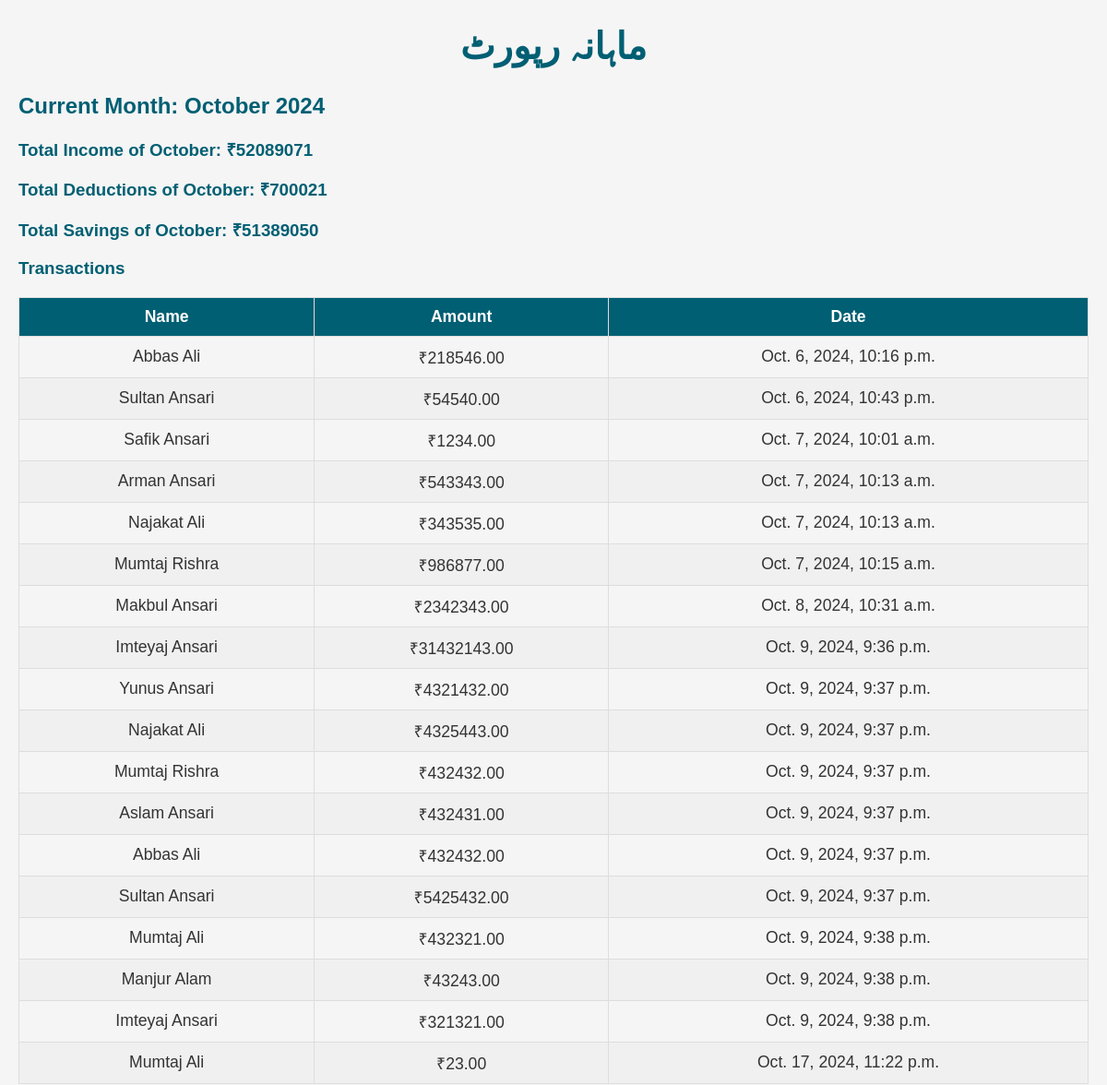
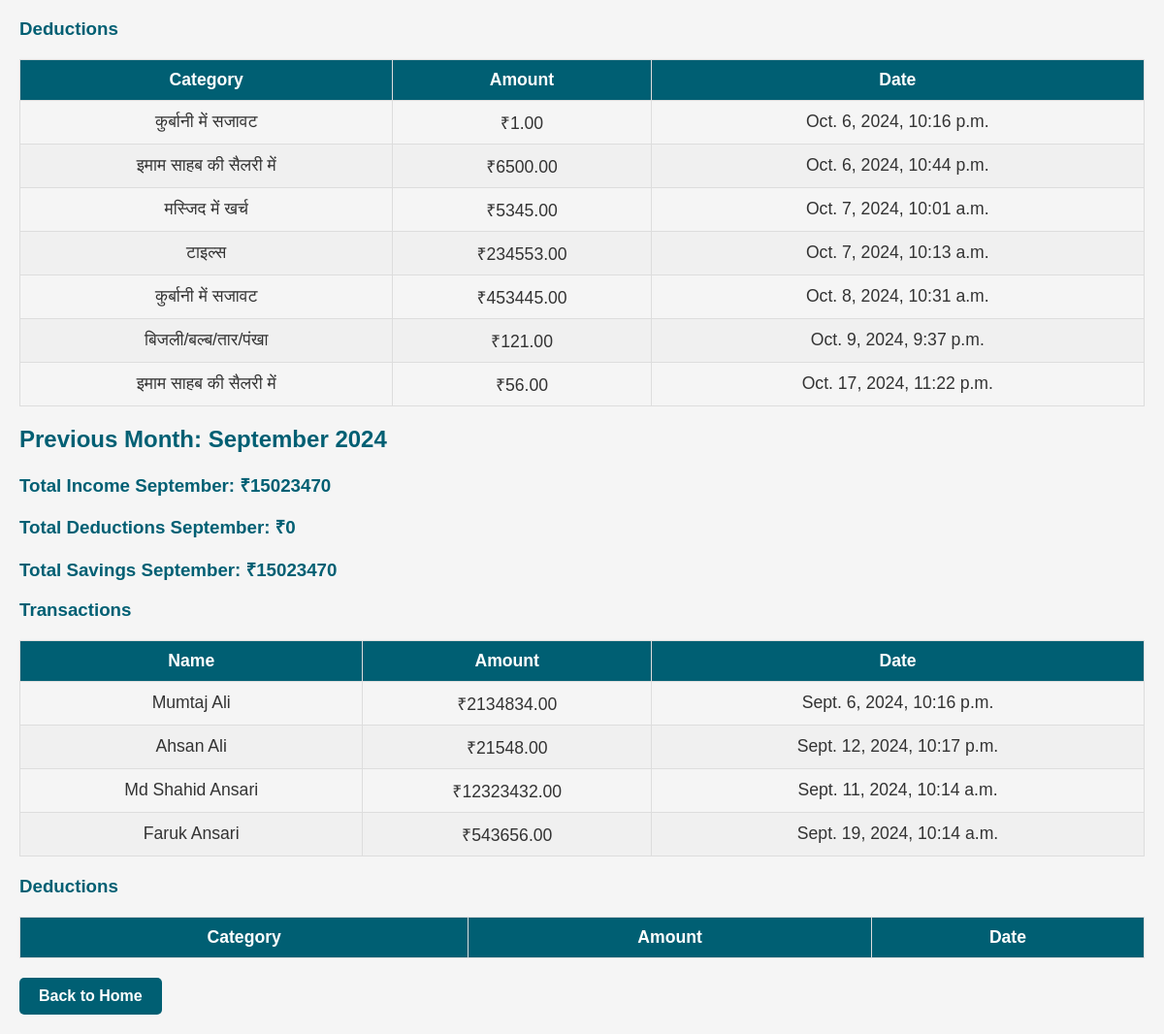
/monthwise-report/, run on the app's committed database (2 pictures, top to bottom).
### community_fund/models.py (models this page shows, shortened)
class Transaction(models.Model):
    user = models.ForeignKey(User, on_delete=models.CASCADE)
    amount = models.DecimalField(max_digits=10, decimal_places=2)
    date = models.DateTimeField(default=timezone.now)

class User(models.Model):
    name = models.CharField(max_length=100)
    joined_date = models.DateTimeField(default=timezone.now)
    is_active = models.BooleanField(default=True)

class Deduction(models.Model):
    CATEGORY_CHOICES = [
        ('इमाम साहब की सैलरी में', 'इमाम साहब की सैलरी में'),
        ('मस्जिद में खर्च', 'मस्जिद में खर्च'),
        ('बिजली/बल्ब/तार/पंखा', 'बिजली/बल्ब/तार/पंखा'),
        ('साउंड सिस्टम', 'साउंड सिस्टम'),
        ('ईद में सजावट', 'ईद में सजावट'),
        ('कुर्बानी में सजावट', 'कुर्बानी में सजावट'),
        ('चापाकल', 'चापाकल'),
        ('वाइपर खरीदने में', 'वाइपर खरीदने में'),
        ('झाड़ू', 'झाड़ू'),
        ('ताला/चाबी', 'ताला/चाबी'),
        ('लोटा', 'लोटा'),
        ('पेंटिंग', 'पेंटिंग'),
        ('ईंट', 'ईंट'),
        ('गिट्टी', 'गिट्टी'),
        ('बालू', 'बालू'),
        ('सीमेंट', 'सीमेंट'),
        ('छड़', 'छड़'),
        ('मिस्त्री/लेबर', 'मिस्त्री/लेबर'),
        ('टाइल्स', 'टाइल्स'),
    ]
    category = models.CharField(max_length=30, choices=CATEGORY_CHOICES)
    amount = models.DecimalField(max_digits=10, decimal_places=2)
    date = models.DateTimeField(default=timezone.now)

### community_fund/views.py (the view)
# urls.py: path('monthwise-report/', monthwise_report, name='monthwise_report')
def monthwise_report(request):
    now = timezone.now()
    current_month = now.month
    current_year = now.year
    first_day_of_current_month = datetime.date(current_year, current_month, 1)
    last_day_of_current_month = datetime.date(current_year, current_month, monthrange(current_year, current_month)[1])
    first_day_of_previous_month = datetime.date(current_year, current_month - 1, 1) if current_month > 1 else datetime.date(current_year - 1, 12, 1)
    last_day_of_previous_month = datetime.date(current_year, current_month, 1) - datetime.timedelta(days=1)
    current_month_transactions = Transaction.objects.filter(date__range=[first_day_of_current_month, now])
    current_month_deductions = Deduction.objects.filter(date__range=[first_day_of_current_month, now])
    previous_month_transactions = Transaction.objects.filter(date__range=[first_day_of_previous_month, last_day_of_previous_month])
    previous_month_deductions = Deduction.objects.filter(date__range=[first_day_of_previous_month, last_day_of_previous_month])
    total_income_current = current_month_transactions.aggregate(total=Sum('amount'))['total'] or 0
    total_deductions_current = current_month_deductions.aggregate(total=Sum('amount'))['total'] or 0
    total_savings_current = total_income_current - total_deductions_current
    total_income_previous = previous_month_transactions.aggregate(total=Sum('amount'))['total'] or 0
    total_deductions_previous = previous_month_deductions.aggregate(total=Sum('amount'))['total'] or 0
    total_savings_previous = total_income_previous - total_deductions_previous
    previous_month_data_available = previous_month_transactions.exists() or previous_month_deductions.exists()
    context = {
        'current_month_transactions': current_month_transactions,
        'current_month_deductions': current_month_deductions,
        'total_income_current': total_income_current,
        'total_deductions_current': total_deductions_current,
        'total_savings_current': total_savings_current,
        'previous_month_transactions': previous_month_transactions,
        'previous_month_deductions': previous_month_deductions,
        'total_income_previous': total_income_previous,
        'total_deductions_previous': total_deductions_previous,
        'total_savings_previous': total_savings_previous,
        'current_month_name': now.strftime('%B'),
        'previous_month_name': (now - datetime.timedelta(days=30)).strftime('%B'),  # Approximate for month name
        'year': current_year,
        'previous_month_data_available': previous_month_data_available,
    }
    return render(request, 'monthwise_report.html', context)

### community_fund/templates/monthwise_report.html (shortened to what this page needs)
<!DOCTYPE html>
<html lang="en">
<head>
</head>
<body>
    <h1>ماہانہ رپورٹ</h1>
    <h2>Current Month: {{ current_month_name }} {{ year }}</h2>
    <h3>Total Income of {{ current_month_name }}: ₹{{ total_income_current }}</h3>
    <h3>Total Deductions of {{ current_month_name }}: ₹{{ total_deductions_current }}</h3>
    <h3>Total Savings of {{ current_month_name }}: ₹{{ total_savings_current }}</h3>
    <h3>Transactions</h3>
    <table>
        <thead>
            <tr>
                <th>Name</th>
                <th>Amount</th>
                <th>Date</th>
            </tr>
        </thead>
        <tbody>
            {% for transaction in current_month_transactions %}
            <tr>
                <td>{{ transaction.user.name }}</td>
                <td>₹{{ transaction.amount }}</td>
                <td>{{ transaction.date }}</td>
            </tr>
            {% endfor %}
        </tbody>
    </table>
    <h3>Deductions</h3>
    <table>
        <thead>
            <tr>
                <th>Category</th>
                <th>Amount</th>
                <th>Date</th>
            </tr>
        </thead>
        <tbody>
            {% for deduction in current_month_deductions %}
            <tr>
                <td>{{ deduction.category }}</td>
                <td>₹{{ deduction.amount }}</td>
                <td>{{ deduction.date }}</td>
            </tr>
            {% endfor %}
        </tbody>
    </table>
    <h2>Previous Month: {{ previous_month_name }} {{ year }}</h2>
    {% if previous_month_data_available %}
        <h3>Total Income {{ previous_month_name }}: ₹{{ total_income_previous }}</h3>
        <h3>Total Deductions {{ previous_month_name }}: ₹{{ total_deductions_previous }}</h3>
        <h3>Total Savings {{ previous_month_name }}: ₹{{ total_savings_previous }}</h3>
        <h3>Transactions</h3>
        <table>
            <thead>
                <tr>
                    <th>Name</th>
                    <th>Amount</th>
                    <th>Date</th>
                </tr>
            </thead>
            <tbody>
                {% for transaction in previous_month_transactions %}
                <tr>
                    <td>{{ transaction.user.name }}</td>
                    <td>₹{{ transaction.amount }}</td>
                    <td>{{ transaction.date }}</td>
                </tr>
                {% endfor %}
            </tbody>
        </table>
        <h3>Deductions</h3>
        <table>
            <thead>
                <tr>
                    <th>Category</th>
                    <th>Amount</th>
                    <th>Date</th>
                </tr>
            </thead>
        </table>
    {% else %}
        <h3>No data available for {{ previous_month_name }} {{ year }}.</h3>
    {% endif %}
    <a href="{% url 'home' %}">Back to Home</a>
</body>
</html>

### community_fund/templates/monthwise_report.html (style rules this page uses)
body { font-family: Arial, sans-serif; margin: 20px; background-color: #f5f5f5; color: #333; }
h1 { text-align: center; font-size: 2.5rem; color: #005f73; }
h2, h3 { color: #005f73; }
table { width: 100%; border-collapse: collapse; margin: 20px 0; }
table thead { background-color: #005f73; color: white; }
table th, table td { padding: 10px; border: 1px solid #ddd; text-align: center; font-size: 1.1rem; }
table tbody tr:nth-child(even) { background-color: #f0f0f0; }
a { display: inline-block; padding: 10px 20px; background-color: #005f73; color: white; text-decoration: none; font-weight: bold; border-radius: 5px; text-align: center; }

### data on the page
Deduction: category "कुर्बानी में सजावट", amount "1.00", date "Oct. 6, 2024, 10:16 p.m."
Deduction: category "इमाम साहब की सैलरी में", amount "6500.00", date "Oct. 6, 2024, 10:44 p.m."
Deduction: category "मस्जिद में खर्च", amount "5345.00", date "Oct. 7, 2024, 10:01 a.m."
Deduction: category "टाइल्स", amount "234553.00", date "Oct. 7, 2024, 10:13 a.m."
Deduction: category "कुर्बानी में सजावट", amount "453445.00", date "Oct. 8, 2024, 10:31 a.m."
Deduction: category "बिजली/बल्ब/तार/पंखा", amount "121.00", date "Oct. 9, 2024, 9:37 p.m."
Deduction: category "इमाम साहब की सैलरी में", amount "56.00", date "Oct. 17, 2024, 11:22 p.m."

### other printed values
{{ total_income_current }} "52089071"
{{ total_deductions_current }} "700021"
{{ total_savings_current }} "51389050"
{{ total_income_previous }} "15023470"
{{ total_deductions_previous }} "0"
{{ total_savings_previous }} "15023470"
